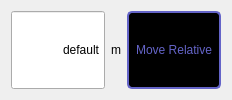
            <widget class="QWidget" name="tab_Relative">
             <property name="styleSheet">
              <string notr="true">#tab_Relative{
background-color: rgb(0, 0, 0);
}



</string>
             </property>
             <attribute name="title">
              <string>Relative</string>
             </attribute>
             <layout class="QHBoxLayout" name="horizontalLayout_5" stretch="2,0,2">
              <item>
               <widget class="QLineEdit" name="lineEdit_AutoPositionRelative_Axis1">
                <property name="sizePolicy">
                 <sizepolicy hsizetype="Preferred" vsizetype="Preferred">
                  <horstretch>0</horstretch>
                  <verstretch>0</verstretch>
                 </sizepolicy>
                </property>
                <property name="toolTip">
                 <string>Relative distance to travel. Maximum 5 mm.</string>
                </property>
                <property name="text">
                 <string>default</string>
                </property>
                <property name="alignment">
                 <set>Qt::AlignRight|Qt::AlignTrailing|Qt::AlignVCenter</set>
                </property>
               </widget>
              </item>
              <item>
               <widget class="QLabel" name="label">
                <property name="text">
                 <string>m</string>
                </property>
                <property name="alignment">
                 <set>Qt::AlignCenter</set>
                </property>
               </widget>
              </item>
              <item>
               <widget class="QPushButton" name="pushButton_AutomaticMoveRelative_Axis1">
                <property name="sizePolicy">
                 <sizepolicy hsizetype="Preferred" vsizetype="Preferred">
                  <horstretch>0</horstretch>
                  <verstretch>0</verstretch>
                 </sizepolicy>
                </property>
                <property name="styleSheet">
                 <string notr="true">QPushButton#pushButton_AutomaticMoveRelative_Axis1{
color:rgb(100,100,200);
background-color:black;
border: 2px solid rgb(100,100,200);
border-radius: 5px
}</string>
                </property>
                <property name="text">
                 <string>Move Relative</string>
                </property>
               </widget>
              </item>
             </layout>
            </widget>
